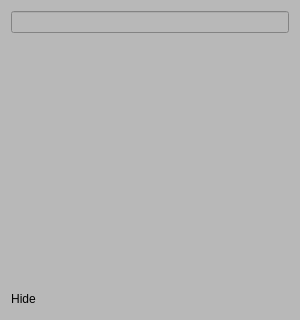
<?xml version="1.0" encoding="UTF-8"?>
<ui version="4.0">
 <class>FiltersList</class>
 <widget class="QFrame" name="FiltersList">
  <property name="geometry">
   <rect>
    <x>0</x>
    <y>0</y>
    <width>300</width>
    <height>320</height>
   </rect>
  </property>
  <property name="maximumSize">
   <size>
    <width>300</width>
    <height>320</height>
   </size>
  </property>
  <property name="windowTitle">
   <string>Frame</string>
  </property>
  <property name="styleSheet">
   <string notr="true">*
{
	background-color: palette(mid);
}

QScrollBar::handle:vertical {
     border-color: palette(mid);
}

QScrollBar::handle:horizontal {
     border-color: palette(mid);
}



QListView::indicator:checked
  {
    image: url(:/filter/star_blue);
  }
  QListView::indicator:unchecked
  {
    image: url(:/filter/star_gray);
  }

  QListView::indicator:checked:hover
  {
    image: url(:/filter/star_blue);
  }
  QListView::indicator:unchecked:hover
  {
    image: url(:/filter/star_gray);
  }
  QListView::indicator:checked:pressed
  {
    image: url(:/filter/star_blue);
  }
  QListView::indicator:unchecked:pressed
  {
    image: url(:/filter/star_gray);
  }
  QListView::indicator:checked:disabled
  {
    image: url(:/filter/star_blue);
  }
  QListView::indicator:unchecked:disabled
  {
    image: url(:/filter/star_gray);
  }</string>
  </property>
  <layout class="QVBoxLayout" name="verticalLayout">
   <item>
    <widget class="FiltersListLineEdit" name="lineEdit">
     <property name="toolTip">
      <string>Search</string>
     </property>
    </widget>
   </item>
   <item>
    <widget class="FiltersListListView" name="listView">
     <property name="styleSheet">
      <string notr="true">QListView
{
	border: none;
}</string>
     </property>
    </widget>
   </item>
   <item>
    <layout class="QHBoxLayout" name="horizontalLayout">
     <property name="topMargin">
      <number>0</number>
     </property>
     <item>
      <widget class="QPushButton" name="pushButton">
       <property name="styleSheet">
        <string notr="true">QPushButton
{
	background-color: transparent;
	border: none;
}</string>
       </property>
       <property name="text">
        <string>Hide</string>
       </property>
      </widget>
     </item>
     <item>
      <spacer name="horizontalSpacer">
       <property name="orientation">
        <enum>Qt::Horizontal</enum>
       </property>
       <property name="sizeHint" stdset="0">
        <size>
         <width>40</width>
         <height>20</height>
        </size>
       </property>
      </spacer>
     </item>
    </layout>
   </item>
  </layout>
 </widget>
 <customwidgets>
  <customwidget>
   <class>FiltersListLineEdit</class>
   <extends>QLineEdit</extends>
   <header>FiltersList.h</header>
  </customwidget>
  <customwidget>
   <class>FiltersListListView</class>
   <extends>QListView</extends>
   <header>FiltersListListView.h</header>
  </customwidget>
 </customwidgets>
 <resources/>
 <connections/>
</ui>
